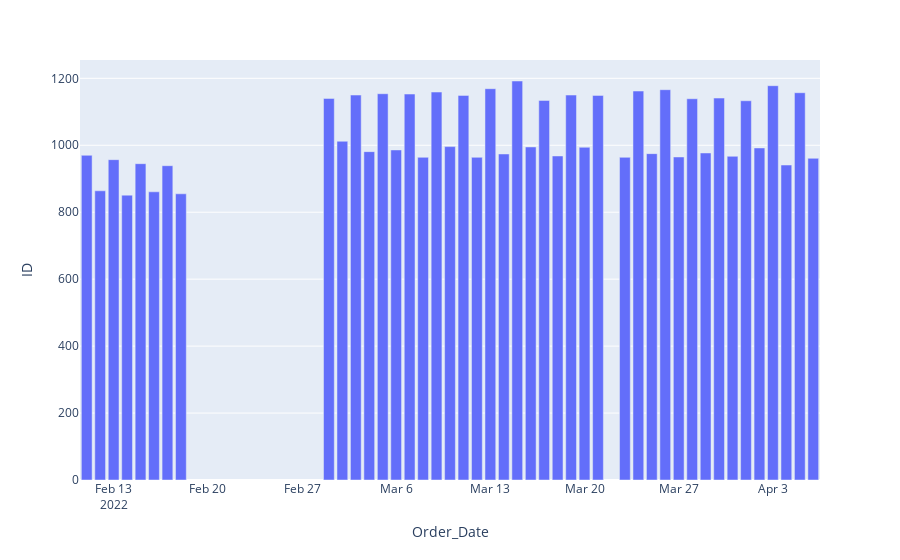

The code cell stored with this chart in its notebook:
### Code cell
# Fazendo o gráfico

px.bar(df_aux, x='Order_Date', y='ID')

### Figure 1 — Plotly figure (JSON) as saved in the notebook; plotly's stock layout.template omitted (floating-point values rounded to 4 significant figures)
{"data": [{"alignmentgroup": "True", "hovertemplate": "Order_Date=%{x}<br>ID=%{y}<extra></extra>", "legendgroup": "", "marker": {"color": "#636efa", "pattern": {"shape": ""}}, "name": "", "offsetgroup": "", "orientation": "v", "showlegend": false, "textposition": "auto", "type": "bar", "x": ["2022-02-11T00:00:00", "2022-02-12T00:00:00", "2022-02-13T00:00:00", "2022-02-14T00:00:00", "2022-02-15T00:00:00", "2022-02-16T00:00:00", "2022-02-17T00:00:00", "2022-02-18T00:00:00", "2022-03-01T00:00:00", "2022-03-02T00:00:00", "2022-03-03T00:00:00", "2022-03-04T00:00:00", "2022-03-05T00:00:00", "2022-03-06T00:00:00", "2022-03-07T00:00:00", "2022-03-08T00:00:00", "2022-03-09T00:00:00", "2022-03-10T00:00:00", "2022-03-11T00:00:00", "2022-03-12T00:00:00", "2022-03-13T00:00:00", "2022-03-14T00:00:00", "2022-03-15T00:00:00", "2022-03-16T00:00:00", "2022-03-17T00:00:00", "2022-03-18T00:00:00", "2022-03-19T00:00:00", "2022-03-20T00:00:00", "2022-03-21T00:00:00", "2022-03-23T00:00:00", "2022-03-24T00:00:00", "2022-03-25T00:00:00", "2022-03-26T00:00:00", "2022-03-27T00:00:00", "2022-03-28T00:00:00", "2022-03-29T00:00:00", "2022-03-30T00:00:00", "2022-03-31T00:00:00", "2022-04-01T00:00:00", "2022-04-02T00:00:00", "2022-04-03T00:00:00", "2022-04-04T00:00:00", "2022-04-05T00:00:00", "2022-04-06T00:00:00"], "xaxis": "x", "y": [970, 864, 957, 851, 945, 861, 939, 855, 1140, 1012, 1150, 981, 1154, 986, 1153, 964, 1159, 996, 1149, 964, 1169, 974, 1192, 995, 1134, 968, 1150, 994, 1149, 964, 1162, 975, 1166, 965, 1139, 977, 1141, 967, 1133, 992, 1178, 941, 1157, 961], "yaxis": "y"}], "layout": {"barmode": "relative", "legend": {"tracegroupgap": 0}, "margin": {"t": 60}, "xaxis": {"anchor": "y", "domain": [0, 1], "title": {"text": "Order_Date"}}, "yaxis": {"anchor": "x", "domain": [0, 1], "title": {"text": "ID"}}}}
